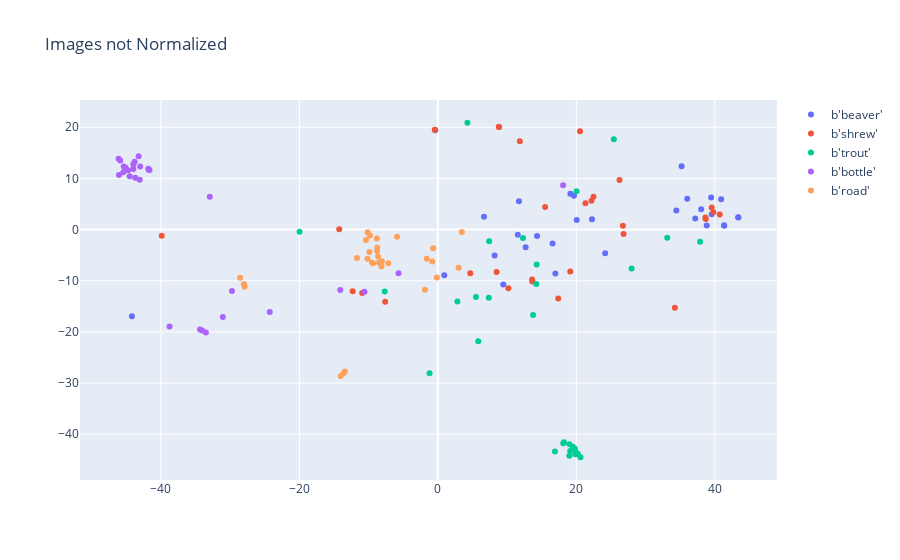

Notebook code cell kept with this figure:
### Code cell
fig.show()

### Figure 1 — Plotly figure (JSON) as saved in the notebook; plotly's stock layout.template omitted (floating-point values rounded to 4 significant figures)
{"data": [{"mode": "markers", "name": "b'beaver'", "text": ["b'beaver_s_000966.png'", "b'castor_canadensis_s_001016.png'", "b'castor_canadensis_s_000274.png'", "b'castor_canadensis_s_001611.png'", "b'beaver_s_001000.png'", "b'castor_canadensis_s_000304.png'", "b'castor_canadensis_s_001410.png'", "b'castor_canadensis_s_001404.png'", "b'beaver_s_002202.png'", "b'manual-beaver037.png'", "b'beaver_s_001489.png'", "b'castor_fiber_s_000135.png'", "b'castor_canadensis_s_000795.png'", "b'castor_canadensis_s_000041.png'", "b'castor_canadensis_s_000711.png'", "b'castor_fiber_s_000466.png'", "b'castor_fiber_s_000263.png'", "b'beaver_s_001798.png'", "b'beaver_s_002213.png'", "b'beaver_s_001215.png'", "b'beaver_s_000736.png'", "b'castor_canadensis_s_000772.png'", "b'beaver_s_000648.png'", "b'castor_fiber_s_000010.png'", "b'castor_canadensis_s_001106.png'", "b'castor_fiber_s_000296.png'", "b'beaver_s_002296.png'", "b'castor_canadensis_s_000308.png'", "b'manual-beaver025.png'", "b'beaver_s_000424.png'"], "type": "scatter", "x": [22.27, 34.46, 38.04, 12.68, 24.17, 36.02, 20.06, 8.202, 37.18, 40.92, 43.42, -44.19, 6.665, 39.56, 9.457, 19.15, 16.57, 14.33, 41.38, 35.21, 19.67, 11.72, 16.98, -0.3676, 43.38, 0.9317, 41.34, 39.47, 11.56, 38.85], "y": [2.029, 3.706, 3.957, -3.431, -4.607, 6.032, 1.871, -5.063, 2.145, 5.908, 2.356, -16.93, 2.488, 2.984, -10.72, 6.985, -2.703, -1.242, 0.7494, 12.37, 6.621, 5.535, -8.564, 19.4, 2.387, -8.934, 0.8471, 6.278, -1.011, 0.8053]}, {"mode": "markers", "name": "b'shrew'", "text": ["b'common_shrew_s_000172.png'", "b'common_shrew_s_000316.png'", "b'neomys_fodiens_s_000253.png'", "b'common_shrew_s_000723.png'", "b'water_shrew_s_000043.png'", "b'sorex_araneus_s_000340.png'", "b'shrew_s_000788.png'", "b'sorex_palustris_s_000084.png'", "b'masked_shrew_s_000117.png'", "b'masked_shrew_s_000055.png'", "b'sorex_cinereus_s_000117.png'", "b'shrew_s_000098.png'", "b'common_shrew_s_000444.png'", "b'water_shrew_s_000176.png'", "b'cryptotis_parva_s_000160.png'", "b'shrew_s_001258.png'", "b'neomys_fodiens_s_000180.png'", "b'shrew_s_002012.png'", "b'manual-shrew032.png'", "b'shrew_s_000037.png'", "b'manual-shrew028.png'", "b'least_shrew_s_000004.png'", "b'common_shrew_s_000179.png'", "b'water_shrew_s_000214.png'", "b'water_shrew_s_000451.png'", "b'shrew_s_001485.png'", "b'cryptotis_parva_s_000165.png'", "b'shrew_s_000906.png'", "b'shrew_s_001992.png'", "b'shrew_s_000187.png'"], "type": "scatter", "x": [-7.607, 22.19, 4.687, 40.73, 13.66, -0.4408, 10.19, 8.834, -10.93, -12.29, 26.83, 26.73, 20.54, 22.49, -14.24, 15.5, 8.497, 34.24, 38.69, 39.81, 17.39, 38.64, 19.12, 8.806, 21.32, 26.24, 39.56, 11.85, 13.62, -39.88], "y": [-14.09, 5.633, -8.554, 2.973, -10.13, 19.49, -11.46, 20.04, -12.4, -12.04, -0.8712, 0.7566, 19.22, 6.431, 0.0881, 4.432, -8.313, -15.3, 2.069, 3.41, -13.47, 2.358, -8.204, 20.06, 5.141, 9.708, 4.315, 17.25, -9.731, -1.184]}, {"mode": "markers", "name": "b'trout'", "text": ["b'rainbow_trout_s_001951.png'", "b'trout_s_000876.png'", "b'rainbow_trout_s_000312.png'", "b'trout_s_000133.png'", "b'trout_s_002157.png'", "b'trout_s_000319.png'", "b'rainbow_trout_s_000666.png'", "b'sea_trout_s_000131.png'", "b'rainbow_trout_s_001758.png'", "b'sea_trout_s_000025.png'", "b'trout_s_002538.png'", "b'trout_s_001184.png'", "b'trout_s_001393.png'", "b'rainbow_trout_s_001721.png'", "b'rainbow_trout_s_001969.png'", "b'rainbow_trout_s_001091.png'", "b'rainbow_trout_s_000759.png'", "b'trout_s_001399.png'", "b'trout_s_002174.png'", "b'rainbow_trout_s_000664.png'", "b'rainbow_trout_s_000166.png'", "b'trout_s_001233.png'", "b'trout_s_000313.png'", "b'rainbow_trout_s_001839.png'", "b'sea_trout_s_000228.png'", "b'trout_s_002273.png'", "b'trout_s_001106.png'", "b'sea_trout_s_000469.png'", "b'rainbow_trout_s_001739.png'", "b'trout_s_001710.png'"], "type": "scatter", "x": [18.22, -1.194, 16.91, 5.841, 20.6, 19.86, 19.8, -7.668, 7.406, 19.12, 2.829, 28.0, -19.97, 20.01, 14.22, 33.14, 14.27, 25.42, 12.3, 20.24, 18.12, 20.03, 19.0, 5.505, 7.369, 13.76, 37.88, 4.273, 19.5, 19.02], "y": [-41.56, -28.1, -43.36, -21.81, -44.49, -43.92, -42.83, -12.1, -2.301, -43.29, -14.06, -7.619, -0.4454, -43.6, -10.64, -1.597, -6.81, 17.67, -1.65, -43.88, -41.77, 7.502, -44.2, -13.17, -13.33, -16.68, -2.4, 20.88, -42.44, -41.93]}, {"mode": "markers", "name": "b'bottle'", "text": ["b'bottle_s_000762.png'", "b'ink_bottle_s_000164.png'", "b'bottle_s_001482.png'", "b'bottle_s_000003.png'", "b'soda_bottle_s_001134.png'", "b'beer_bottle_s_000423.png'", "b'beer_bottle_s_000028.png'", "b'bottle_s_000721.png'", "b'beer_bottle_s_000371.png'", "b'whiskey_bottle_s_000419.png'", "b'bottle_s_000537.png'", "b'bottle_s_001458.png'", "b'ketchup_bottle_s_000183.png'", "b'decanter_s_000074.png'", "b'soda_bottle_s_000096.png'", "b'beer_bottle_s_000831.png'", "b'beer_bottle_s_002094.png'", "b'whiskey_bottle_s_000211.png'", "b'soda_bottle_s_000474.png'", "b'ampoule_s_000335.png'", "b'beer_bottle_s_000270.png'", "b'beer_bottle_s_001968.png'", "b'bottle_s_000187.png'", "b'pop_bottle_s_001440.png'", "b'beer_bottle_s_001900.png'", "b'soda_bottle_s_000082.png'", "b'soda_bottle_s_000029.png'", "b'bottle_s_000949.png'", "b'whiskey_bottle_s_001001.png'", "b'beer_bottle_s_001347.png'"], "type": "scatter", "x": [-34.34, -46.11, -10.59, -46.05, -43.79, -43.0, -41.74, -45.11, -41.65, -43.98, -43.22, -43.06, -45.37, -31.05, -24.28, -44.52, -41.83, -45.88, -14.09, -29.74, -33.51, -43.98, -38.75, -34.04, -5.682, -45.43, 18.1, -32.94, -43.72, -44.74], "y": [-19.53, 13.82, -12.14, 10.69, 13.26, 12.34, 11.69, 12.09, 11.63, 11.85, 14.32, 9.756, 12.34, -17.1, -16.09, 10.4, 11.9, 13.5, -11.81, -12.0, -20.1, 12.71, -18.96, -19.74, -8.525, 11.21, 8.658, 6.426, 10.13, 11.62]}, {"mode": "markers", "name": "b'road'", "text": ["b'private_road_s_000582.png'", "b'access_road_s_000930.png'", "b'causeway_s_000351.png'", "b'route_s_001567.png'", "b'arterial_road_s_000435.png'", "b'appian_way_s_000163.png'", "b'causeway_s_001221.png'", "b'divided_highway_s_001024.png'", "b'access_road_s_001729.png'", "b'parkway_s_000479.png'", "b'arterial_road_s_000042.png'", "b'highway_s_000977.png'", "b'dual_carriageway_s_000011.png'", "b'private_road_s_000938.png'", "b'access_road_s_000798.png'", "b'private_road_s_000299.png'", "b'highway_s_001019.png'", "b'slip_road_s_000873.png'", "b'route_s_002021.png'", "b'byroad_s_000051.png'", "b'dual_carriageway_s_000062.png'", "b'byway_s_000962.png'", "b'divided_highway_s_000718.png'", "b'slip_road_s_000795.png'", "b'access_road_s_001562.png'", "b'slip_road_s_000001.png'", "b'causeway_s_000413.png'", "b'access_road_s_001547.png'", "b'route_s_001830.png'", "b'divided_highway_s_000721.png'"], "type": "scatter", "x": [-8.811, -13.62, -27.91, -8.636, -10.14, -0.1502, -5.889, -9.813, -8.084, -8.785, -9.885, -8.138, -14.03, -1.857, -0.8001, -28.55, -10.38, -11.67, -8.498, -1.601, -10.15, -13.41, -9.361, 3.471, -0.6709, 3.0, -8.747, -28.01, -7.148, -9.505], "y": [-1.737, -28.06, -11.19, -5.265, -0.5137, -9.368, -1.387, -1.132, -6.177, -4.186, -4.36, -7.191, -28.62, -11.74, -6.215, -9.429, -2.048, -5.545, -6.448, -5.703, -5.684, -27.72, -6.59, -0.4954, -3.654, -7.436, -3.507, -10.63, -6.576, -6.445]}], "layout": {"title": {"text": "Images not Normalized"}}}
